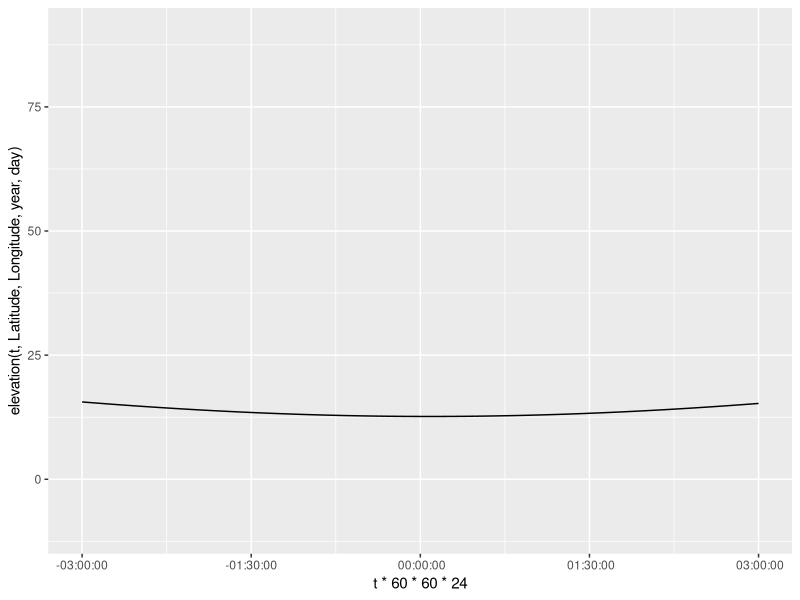
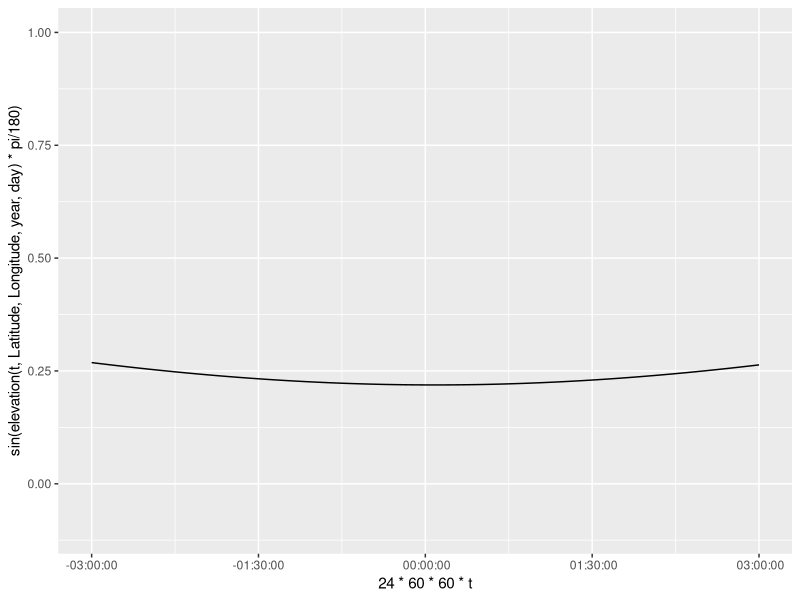
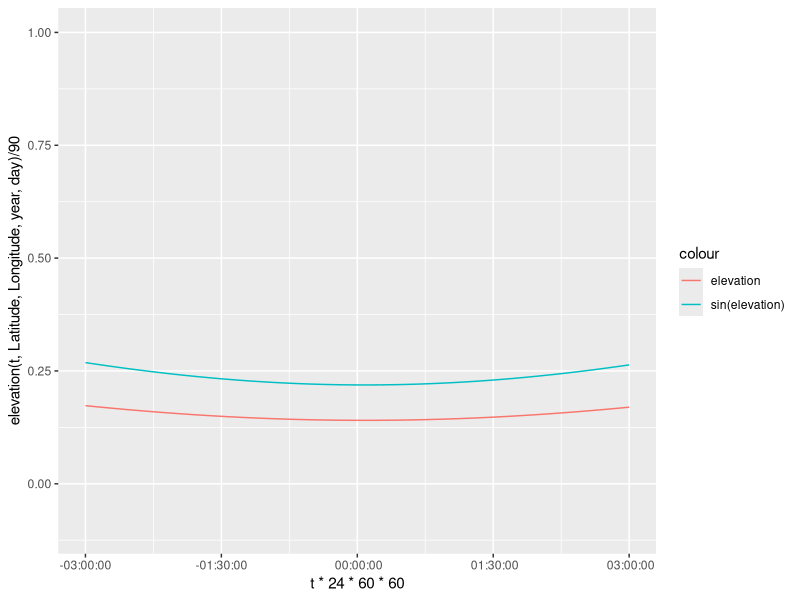
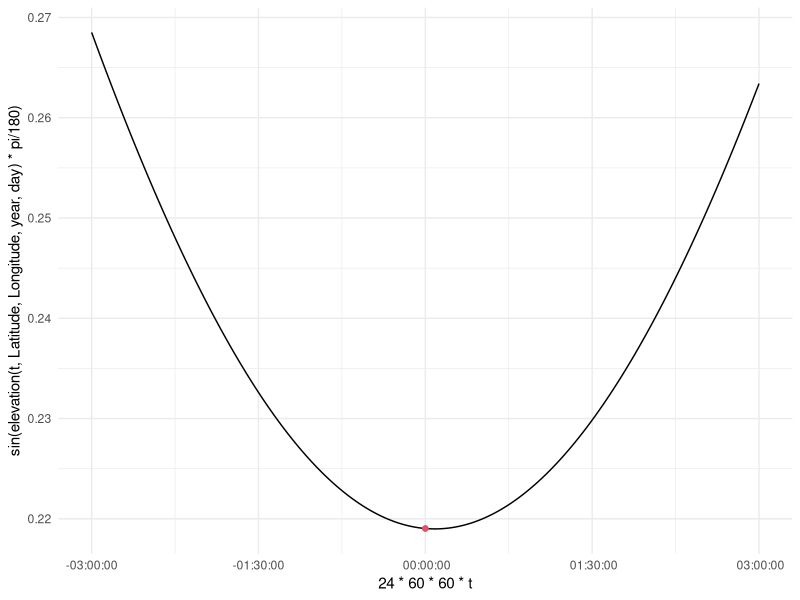
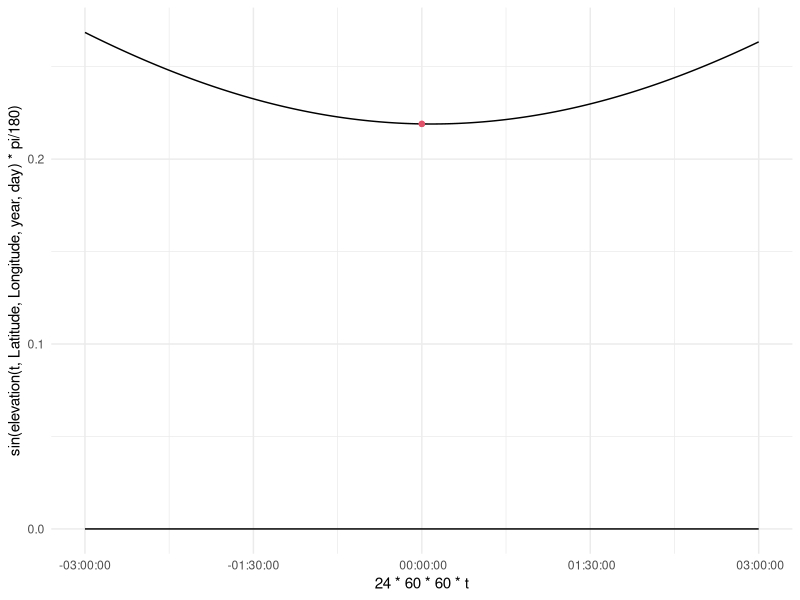
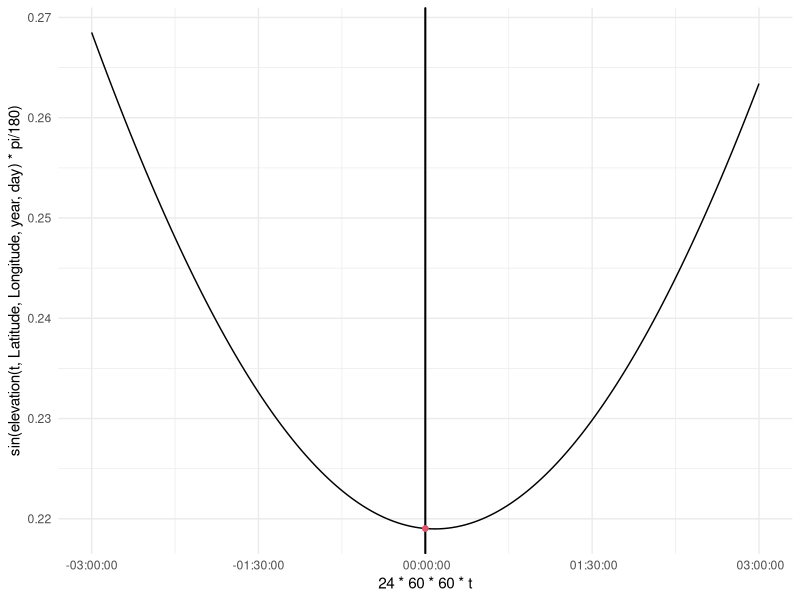

Write R code to recreate these figures, in order.
library(ggplot2)
Latitude = -80
Longitude = 0
year = 2008
day = 5
t=.5
Sunrise = 0 #initializing for global assignment
Sunset = 0 #initializing for global assignment

elevation = function(t,Latitude,Longitude,year,day){
  #Converting the year and day to Julian Day and Century. 2454466.5 is
  #12:00 AM of Jan 1 2008. Using mid day as the average 2454467 is Jan 1 2008
  #ifelse(year == 2008, JulianDay = 2454466+day, JulianDay = 2454467+day+(year-2008)*365);
  JulianDay = 2454466+day;
  ##Calculate solar position constants for the day in question. These
  ##functions were obtained from an NOAA Solar Calculations spreadsheet.
  ##Note: the variation seen throughout a given day is so small that we can
  ##treat these as constants. More on this later.
  JulianCentury = (JulianDay-2451545)/36525;
  GeomMeanLongSunDeg = (280.46646+JulianCentury*(36000.76983+JulianCentury*.0003032))%%360;
  GeomMeanAnomSunDeg = 357.52911+JulianCentury*(35999.05029 - 0.0001537*JulianCentury);
  EccentEarthOrbit = 0.016708634-JulianCentury*(0.000042037+0.0000001267*JulianCentury);
  SunEqOfCtr = sin(pi/180*(GeomMeanAnomSunDeg))*(1.914602-JulianCentury*(0.004817+0.000014*JulianCentury))+sin(pi/180*(2*GeomMeanAnomSunDeg))*(0.019993-0.000101*JulianCentury)+sin(pi/180*(3*GeomMeanAnomSunDeg))*0.000289;
  SunTrueLongDeg = GeomMeanLongSunDeg+SunEqOfCtr;
  SunAppLongDeg = SunTrueLongDeg-0.00569-0.00478*sin(pi/180*(125.04-1934.136*JulianCentury));
  MeanObliqEclipticDeg = 23+(26+((21.448-JulianCentury*(46.815+JulianCentury*(0.00059-JulianCentury*0.001813))))/60)/60;
  ObliqCorrDeg = MeanObliqEclipticDeg+0.00256*cos(pi/180*(125.04-1934.136*JulianCentury));
  SunDeclineDeg = 180/pi*(asin(sin(pi/180*(ObliqCorrDeg))*sin(pi/180*(SunAppLongDeg))));
  vary = tan(pi/180*(ObliqCorrDeg/2))*tan(pi/180*(ObliqCorrDeg/2));
  EqOfTimeMinutes = 4*180/pi*(vary*sin(2*pi/180*(GeomMeanLongSunDeg))-2*EccentEarthOrbit*sin(pi/180*(GeomMeanAnomSunDeg))+4*EccentEarthOrbit*vary*sin(pi/180*(GeomMeanAnomSunDeg))*cos(2*pi/180*(GeomMeanLongSunDeg))-0.5*vary*vary*sin(4*pi/180*(GeomMeanLongSunDeg))-1.25*EccentEarthOrbit*EccentEarthOrbit*sin(2*pi/180*(GeomMeanAnomSunDeg)));

  ## Define maximum PAR ratio: Solar Constant*.487(%of radiation that makes up PAR)*scale(100)/Sin(90)
  MaxRatio=.487*1361*100;
  srssangle = 90;
  HAval = cos(pi/180*(srssangle))/(cos(pi/180*(Latitude))*cos(pi/180*(SunDeclineDeg)))-tan(pi/180*(Latitude))*tan(pi/180*(SunDeclineDeg));
  if (HAval <= -1){
    HASunriseDeg = 180
  } else if (HAval >= 1) {
    HASunriseDeg = 0
  } else {
    HASunriseDeg = 180/pi*acos(HAval)
  }
  #HASunriseDeg = 180/pi*(acos(cos(pi/180*(srssangle))/(cos(pi/180*(Latitude))*cos(pi/180*(SunDeclineDeg)))-tan(pi/180*(Latitude))*tan(pi/180*(SunDeclineDeg))));
  SunlightDuration = HASunriseDeg/180;

  A = sin(Latitude*pi/180)*sin(SunDeclineDeg*pi/180);
  B = cos(Latitude*pi/180)*cos(SunDeclineDeg*pi/180);

  SolarNoon = (720-4*Longitude-EqOfTimeMinutes+0*60)/1440;
  assign("Sunrise", ((SolarNoon*1440-HASunriseDeg*4)/1440)%%1, envir = .GlobalEnv); #keep sunrise positive and between zero and 1
  assign("Sunset", Sunrise+SunlightDuration, envir = .GlobalEnv); #assign SR/SS to global for use in other functions

  C = EqOfTimeMinutes/4+Longitude;

  #90-(acos(sin(Latitude*pi/180)*sin(SunDeclineDeg*pi/180)+cos(Latitude*pi/180)*cos(SunDeclineDeg*pi/180)*cos((t*360+EqOfTimeMinutes/4+Longitude+180)*pi/180)))*180/pi
  return(90-(acos(A+B*cos((t*360+C+180)*pi/180)))*180/pi)
    
}

elevation(t,Latitude,Longitude,year,day)

t = seq(Sunrise-1/8,Sunset+1/8,1/(8*100))
ggplot(data = NULL, aes(x = t*60*60*24, y = elevation(t,Latitude,Longitude,year,day)))+
  coord_cartesian(ylim = c(-10,90))+
  geom_line()+
  scale_x_time()
            
ggplot(data = NULL, aes(x = 24*60*60*t, y = sin(elevation(t,Latitude,Longitude,year,day)*pi/180)))+
  coord_cartesian(ylim = c(-.1,1))+
  geom_line()+
  scale_x_time()

ggplot(data = NULL, aes(x = t*24*60*60, y = elevation(t,Latitude,Longitude,year,day)/90, col = "elevation"))+
  coord_cartesian(ylim = c(-.1,1))+
  geom_line()+
  geom_line(data = NULL, aes(x = 24*60*60*t, y = sin(elevation(t,Latitude,Longitude,year,day)*pi/180), col = "sin(elevation)"))+
  labs()+
  scale_x_time()





###Creating projections from each observation

#Max PAR: .487*1361/sin(elevation)
library(tidyverse)

time = c(0,1/8,2/8,3/8,4/8,5/8,6/8,7/8)
time = time+ceiling(Sunrise*8)/8
observations = tibble(time, elevation(time, Latitude, Longitude, year, day))
observations = observations %>%
  select(time, elevation = `elevation(time, Latitude, Longitude, year, day)`)

daylightObservations = observations %>%
  mutate(max_PAR = .487*1361*sin(elevation*pi/180)) %>%
  filter(time < Sunset)

daylightObservations = daylightObservations %>%
  mutate(percentMax = max_PAR/max_PAR)
  
##add points to indicate Sunrise and Sunset
timeSS = c(Sunrise, Sunset)
observationsSS = tibble(timeSS, elevation(timeSS, Latitude, Longitude, year, day))
observationsSS = observationsSS %>%
  select(time = timeSS, elevation = `elevation(timeSS, Latitude, Longitude, year, day)`) %>%
  mutate(max_PAR = .487*1361*sin(elevation*pi/180))

ggplot(data = NULL, aes(x = 24*60*60*t, y = sin(elevation(t,Latitude,Longitude,year,day)*pi/180)))+
  #coord_cartesian(ylim = c(-.1,1))+
  geom_line()+
  scale_x_time()+
  geom_point(data = daylightObservations, aes(x = time*24*60*60, y = max_PAR/(.487*1361), color = percentMax))+
  scale_color_viridis_c(option = "C")+
  geom_point(data = observationsSS, aes(x = time*24*60*60,  y = max_PAR/(.487*1361)), color = 2)+
  theme_minimal()
  
#add SR/SS to daylight obs?

###Creating a function that will plot the Wang et al. algorithm for each point

wangInstPAR = function(t, daylightObservations){
  l = dim(daylightObservations)[1]
  if (l == 0){
    return(0)
  }
  wangt = tibble(t) %>%
    mutate(notInDay = t < Sunrise | t > Sunset)
  if (l >= 1){
    wangt = wangt %>%
      mutate(overpass1 = as.numeric(daylightObservations[1,1]),
             PAR1 = as.numeric(daylightObservations[1,3]))
  }
  if (l >= 2){
    wangt = wangt %>%
      mutate(overpass2 = as.numeric(daylightObservations[2,1]),
             PAR2 = as.numeric(daylightObservations[2,3]))
  }
  if (l >= 3){
    wangt = wangt %>%
      mutate(overpass3 = as.numeric(daylightObservations[3,1]),
             PAR3 = as.numeric(daylightObservations[3,3]))
  }
  if (l >= 4){
    wangt = wangt %>%
      mutate(overpass4 = as.numeric(daylightObservations[4,1]),
             PAR4 = as.numeric(daylightObservations[4,3]))
  }
  if (l >= 5){
    wangt = wangt %>%
      mutate(overpass5 = as.numeric(daylightObservations[5,1]),
             PAR5 = as.numeric(daylightObservations[5,3]))
  }
  if (l >= 6){
    wangt = wangt %>%
      mutate(overpass6 = as.numeric(daylightObservations[6,1]),
             PAR6 = as.numeric(daylightObservations[6,3]))
  }
  if (l >= 7){
    wangt = wangt %>%
      mutate(overpass7 = as.numeric(daylightObservations[7,1]),
             PAR7 = as.numeric(daylightObservations[7,3]))
  }
  if (l >= 8){
    wangt = wangt %>%
      mutate(overpass8 = as.numeric(daylightObservations[8,1]),
             PAR8 = as.numeric(daylightObservations[8,3]))
  }
  
  # create index and initialize instPAR column
  wangt = wangt %>%
    mutate(instPAR = round((t-Sunrise+1/8)*800+1))
  
  #identify times before sunrise
  group = wangt %>%
    filter(t<=Sunrise) %>%
    select(instPAR)
  #set instPAR equal to 0.
  wangt$instPAR[group$instPAR] = 0
  
  #identify times after sunset
  group = wangt %>%
    filter(t>= Sunset) %>%
    select(instPAR)
  #set instPAR equal to 0.
  wangt$instPAR[group$instPAR] = 0
  
  if (l >= 1){
    #identify times between sunrise and first observation
    group = wangt %>%
      filter(t>Sunrise & t<=overpass1) %>%
      select(instPAR)
    #calculate instPAR (eq. 6.2)
    wangt$instPAR[group$instPAR] = as_vector(wangt$PAR1*(sin((wangt$t-Sunrise)*pi/(Sunset-Sunrise))/sin((wangt$overpass1-Sunrise)*pi/(Sunset-Sunrise))))[group$instPAR]
  }
  
  if (l >= 2){
    #identify times between first and second observation
    group = wangt %>%
      filter(t>overpass1 & t<=overpass2) %>%
      select(instPAR)
    #calculate instPAR (eq. 6.4)
    wangt$instPAR[group$instPAR] = as_vector((wangt$overpass2-wangt$t)/(wangt$overpass2-wangt$overpass1)*(wangt$PAR1*(sin((wangt$t-Sunrise)*pi/(Sunset-Sunrise))/sin((wangt$overpass1-Sunrise)*pi/(Sunset-Sunrise))))+
                                               (wangt$t-wangt$overpass1)/(wangt$overpass2-wangt$overpass1)*(wangt$PAR2*(sin((wangt$t-Sunrise)*pi/(Sunset-Sunrise))/sin((wangt$overpass2-Sunrise)*pi/(Sunset-Sunrise)))))[group$instPAR]
  }
  
  if (l >= 3){
    #identify times between second and third observation
    group = wangt %>%
      filter(t>overpass2 & t<=overpass3) %>%
      select(instPAR)
    #calculate instPAR (eq. 6.4)
    wangt$instPAR[group$instPAR] = as_vector((wangt$overpass3-wangt$t)/(wangt$overpass3-wangt$overpass2)*(wangt$PAR2*(sin((wangt$t-Sunrise)*pi/(Sunset-Sunrise))/sin((wangt$overpass2-Sunrise)*pi/(Sunset-Sunrise))))+
                                               (wangt$t-wangt$overpass2)/(wangt$overpass3-wangt$overpass2)*(wangt$PAR3*(sin((wangt$t-Sunrise)*pi/(Sunset-Sunrise))/sin((wangt$overpass3-Sunrise)*pi/(Sunset-Sunrise)))))[group$instPAR]
  }
  
  if (l >= 4){
    #identify times between third and forth observation
    group = wangt %>%
      filter(t>overpass3 & t<=overpass4) %>%
      select(instPAR)
    #calculate instPAR (eq. 6.4)
    wangt$instPAR[group$instPAR] = as_vector((wangt$overpass4-wangt$t)/(wangt$overpass4-wangt$overpass3)*(wangt$PAR3*(sin((wangt$t-Sunrise)*pi/(Sunset-Sunrise))/sin((wangt$overpass3-Sunrise)*pi/(Sunset-Sunrise))))+
                                               (wangt$t-wangt$overpass3)/(wangt$overpass4-wangt$overpass3)*(wangt$PAR4*(sin((wangt$t-Sunrise)*pi/(Sunset-Sunrise))/sin((wangt$overpass4-Sunrise)*pi/(Sunset-Sunrise)))))[group$instPAR]
  }
  
  if (l >= 5){
    #identify times between forth and fifth observation
    group = wangt %>%
      filter(t>overpass4 & t<=overpass5) %>%
      select(instPAR)
    #calculate instPAR (eq. 6.4)
    wangt$instPAR[group$instPAR] = as_vector((wangt$overpass5-wangt$t)/(wangt$overpass5-wangt$overpass4)*(wangt$PAR4*(sin((wangt$t-Sunrise)*pi/(Sunset-Sunrise))/sin((wangt$overpass4-Sunrise)*pi/(Sunset-Sunrise))))+
                                               (wangt$t-wangt$overpass4)/(wangt$overpass5-wangt$overpass4)*(wangt$PAR5*(sin((wangt$t-Sunrise)*pi/(Sunset-Sunrise))/sin((wangt$overpass5-Sunrise)*pi/(Sunset-Sunrise)))))[group$instPAR]
  }
  
  if (l >= 6){
    #identify times between fifth and sixth observation
    group = wangt %>%
      filter(t>overpass5 & t<=overpass6) %>%
      select(instPAR)
    #calculate instPAR (eq. 6.4)
    wangt$instPAR[group$instPAR] = as_vector((wangt$overpass6-wangt$t)/(wangt$overpass6-wangt$overpass5)*(wangt$PAR5*(sin((wangt$t-Sunrise)*pi/(Sunset-Sunrise))/sin((wangt$overpass5-Sunrise)*pi/(Sunset-Sunrise))))+
                                               (wangt$t-wangt$overpass5)/(wangt$overpass6-wangt$overpass5)*(wangt$PAR6*(sin((wangt$t-Sunrise)*pi/(Sunset-Sunrise))/sin((wangt$overpass6-Sunrise)*pi/(Sunset-Sunrise)))))[group$instPAR]
  }
  
  if (l >= 7){
    #identify times between sixth and seventh observation
    group = wangt %>%
      filter(t>overpass6 & t<=overpass7) %>%
      select(instPAR)
    #calculate instPAR (eq. 6.4)
    wangt$instPAR[group$instPAR] = as_vector((wangt$overpass7-wangt$t)/(wangt$overpass7-wangt$overpass6)*(wangt$PAR6*(sin((wangt$t-Sunrise)*pi/(Sunset-Sunrise))/sin((wangt$overpass6-Sunrise)*pi/(Sunset-Sunrise))))+
                                               (wangt$t-wangt$overpass6)/(wangt$overpass7-wangt$overpass6)*(wangt$PAR7*(sin((wangt$t-Sunrise)*pi/(Sunset-Sunrise))/sin((wangt$overpass7-Sunrise)*pi/(Sunset-Sunrise)))))[group$instPAR]
  }
  
  if (l >= 8){
    #identify times between seventh and eigth observation
    group = wangt %>%
      filter(t>overpass7 & t<=overpass8) %>%
      select(instPAR)
    #calculate instPAR (eq. 6.4)
    wangt$instPAR[group$instPAR] = as_vector((wangt$overpass8-wangt$t)/(wangt$overpass8-wangt$overpass7)*(wangt$PAR7*(sin((wangt$t-Sunrise)*pi/(Sunset-Sunrise))/sin((wangt$overpass7-Sunrise)*pi/(Sunset-Sunrise))))+
                                               (wangt$t-wangt$overpass7)/(wangt$overpass8-wangt$overpass7)*(wangt$PAR8*(sin((wangt$t-Sunrise)*pi/(Sunset-Sunrise))/sin((wangt$overpass8-Sunrise)*pi/(Sunset-Sunrise)))))[group$instPAR]
  }
  
  #find last observation before Sunset
  if (l == 1){
    #identify times between last observation and Sunset
    group = wangt %>%
      filter(t>overpass1 & t<=Sunset) %>%
      select(instPAR)
    #calculate instPAR (eq. 6.2)
    wangt$instPAR[group$instPAR] = as_vector(wangt$PAR1*(sin((wangt$t-Sunrise)*pi/(Sunset-Sunrise))/sin((wangt$overpass1-Sunrise)*pi/(Sunset-Sunrise))))[group$instPAR]
  } else if (l == 2){
    #identify times between last observation and Sunset
    group = wangt %>%
      filter(t>overpass2 & t<=Sunset) %>%
      select(instPAR)
    #calculate instPAR (eq. 6.2)
    wangt$instPAR[group$instPAR] = as_vector(wangt$PAR2*(sin((wangt$t-Sunrise)*pi/(Sunset-Sunrise))/sin((wangt$overpass2-Sunrise)*pi/(Sunset-Sunrise))))[group$instPAR]
  } else if (l == 3){
    #identify times between last observation and Sunset
    group = wangt %>%
      filter(t>overpass3 & t<=Sunset) %>%
      select(instPAR)
    #calculate instPAR (eq. 6.2)
    wangt$instPAR[group$instPAR] = as_vector(wangt$PAR3*(sin((wangt$t-Sunrise)*pi/(Sunset-Sunrise))/sin((wangt$overpass3-Sunrise)*pi/(Sunset-Sunrise))))[group$instPAR]
  } else if (l == 4){
    #identify times between last observation and Sunset
    group = wangt %>%
      filter(t>overpass4 & t<=Sunset) %>%
      select(instPAR)
    #calculate instPAR (eq. 6.2)
    wangt$instPAR[group$instPAR] = as_vector(wangt$PAR4*(sin((wangt$t-Sunrise)*pi/(Sunset-Sunrise))/sin((wangt$overpass4-Sunrise)*pi/(Sunset-Sunrise))))[group$instPAR]
  } else if (l == 5){
    #identify times between last observation and Sunset
    group = wangt %>%
      filter(t>overpass5 & t<=Sunset) %>%
      select(instPAR)
    #calculate instPAR (eq. 6.2)
    wangt$instPAR[group$instPAR] = as_vector(wangt$PAR5*(sin((wangt$t-Sunrise)*pi/(Sunset-Sunrise))/sin((wangt$overpass5-Sunrise)*pi/(Sunset-Sunrise))))[group$instPAR]
  } else if (l == 6){
    #identify times between last observation and Sunset
    group = wangt %>%
      filter(t>overpass6 & t<=Sunset) %>%
      select(instPAR)
    #calculate instPAR (eq. 6.2)
    wangt$instPAR[group$instPAR] = as_vector(wangt$PAR6*(sin((wangt$t-Sunrise)*pi/(Sunset-Sunrise))/sin((wangt$overpass6-Sunrise)*pi/(Sunset-Sunrise))))[group$instPAR]
  } else if (l == 7){
    #identify times between last observation and Sunset
    group = wangt %>%
      filter(t>overpass7 & t<=Sunset) %>%
      select(instPAR)
    #calculate instPAR (eq. 6.2)
    wangt$instPAR[group$instPAR] = as_vector(wangt$PAR7*(sin((wangt$t-Sunrise)*pi/(Sunset-Sunrise))/sin((wangt$overpass7-Sunrise)*pi/(Sunset-Sunrise))))[group$instPAR]
  } else if (l == 8){
    #identify times between last observation and Sunset
    group = wangt %>%
      filter(t>overpass8 & t<=Sunset) %>%
      select(instPAR)
    #calculate instPAR (eq. 6.2)
    wangt$instPAR[group$instPAR] = as_vector(wangt$PAR8*(sin((wangt$t-Sunrise)*pi/(Sunset-Sunrise))/sin((wangt$overpass8-Sunrise)*pi/(Sunset-Sunrise))))[group$instPAR]
  }
  
  return(wangt$instPAR)
}

wangPercentMax = function(t, daylightObservations){
  wangPercentMaxt = tibble(wangt$instPAR)
  
}

ggplot(data = NULL, aes(x = 24*60*60*t, y = sin(elevation(t,Latitude,Longitude,year,day)*pi/180)))+
  #coord_cartesian(ylim = c(-.1,1))+
  geom_line()+
  scale_x_time()+
  geom_line(data = NULL, aes(x = 24*60*60*t, y = wangInstPAR(t, daylightObservations)/(.487*1361), color = ))+
  geom_point(data = daylightObservations, aes(x = time*24*60*60, y = max_PAR/(.487*1361), color = percentMax))+
  scale_color_viridis_c(option = "C")+
  geom_point(data = observationsSS, aes(x = time*24*60*60,  y = max_PAR/(.487*1361)), color = 2)+
  theme_minimal()


daylightObservations[1,1]

##create sky based on instPAR percentage of max and raw value (black at night, blue-gray during high-low par/high sun, red at sunset)

sky = tibble(t)

# t[101]=Sunrise
#Sunset = length-100

ggplot(data = NULL, aes(x = 24*60*60*t, y = sin(elevation(t,Latitude,Longitude,year,day)*pi/180)))+
  #coord_cartesian(ylim = c(-.1,1))+
  geom_line()+
  geom_vline(xintercept = 1:3, data =  ,aes())+
  scale_x_time()+
  geom_point(data = daylightObservations, aes(x = time*24*60*60, y = max_PAR/(.487*1361), color = percentMax))+
  scale_color_viridis_c(option = "C")+
  geom_point(data = observationsSS, aes(x = time*24*60*60,  y = max_PAR/(.487*1361)), color = 2)+
  theme_minimal()
